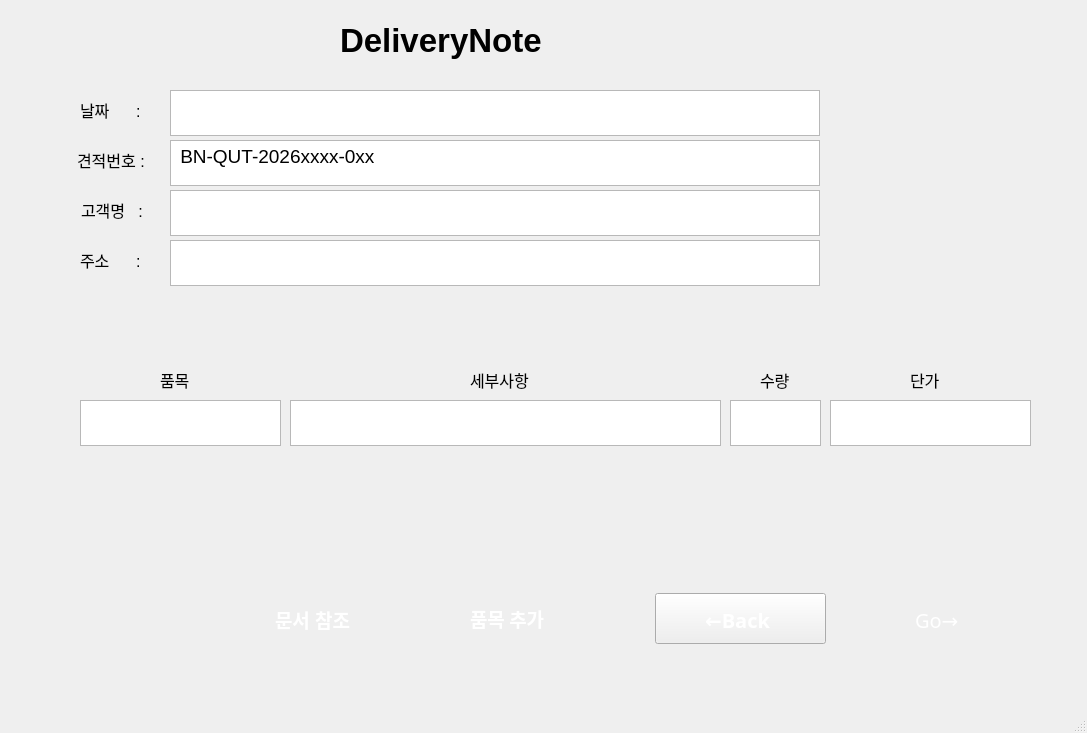
<?xml version="1.0" encoding="UTF-8"?>
<ui version="4.0">
 <class>MainWindow</class>
 <widget class="QMainWindow" name="MainWindow">
  <property name="geometry">
   <rect>
    <x>0</x>
    <y>0</y>
    <width>1087</width>
    <height>733</height>
   </rect>
  </property>
  <property name="windowTitle">
   <string>MainWindow</string>
  </property>
  <widget class="QWidget" name="centralwidget">
   <widget class="QLabel" name="label">
    <property name="geometry">
     <rect>
      <x>81</x>
      <y>190</y>
      <width>80</width>
      <height>40</height>
     </rect>
    </property>
    <property name="font">
     <font>
      <pointsize>12</pointsize>
     </font>
    </property>
    <property name="text">
     <string>고객명   :</string>
    </property>
   </widget>
   <widget class="QLabel" name="label_2">
    <property name="geometry">
     <rect>
      <x>80</x>
      <y>90</y>
      <width>80</width>
      <height>40</height>
     </rect>
    </property>
    <property name="font">
     <font>
      <pointsize>12</pointsize>
     </font>
    </property>
    <property name="text">
     <string>날짜      :</string>
    </property>
   </widget>
   <widget class="QLabel" name="label_3">
    <property name="geometry">
     <rect>
      <x>77</x>
      <y>140</y>
      <width>80</width>
      <height>40</height>
     </rect>
    </property>
    <property name="font">
     <font>
      <pointsize>12</pointsize>
     </font>
    </property>
    <property name="text">
     <string>견적번호 :</string>
    </property>
   </widget>
   <widget class="QLabel" name="label_4">
    <property name="geometry">
     <rect>
      <x>80</x>
      <y>240</y>
      <width>80</width>
      <height>40</height>
     </rect>
    </property>
    <property name="font">
     <font>
      <pointsize>12</pointsize>
     </font>
    </property>
    <property name="text">
     <string>주소      :  </string>
    </property>
   </widget>
   <widget class="QLabel" name="label_5">
    <property name="geometry">
     <rect>
      <x>160</x>
      <y>360</y>
      <width>41</width>
      <height>40</height>
     </rect>
    </property>
    <property name="font">
     <font>
      <pointsize>12</pointsize>
     </font>
    </property>
    <property name="text">
     <string>품목</string>
    </property>
   </widget>
   <widget class="QLabel" name="label_6">
    <property name="geometry">
     <rect>
      <x>470</x>
      <y>360</y>
      <width>80</width>
      <height>40</height>
     </rect>
    </property>
    <property name="font">
     <font>
      <pointsize>12</pointsize>
     </font>
    </property>
    <property name="text">
     <string>세부사항</string>
    </property>
   </widget>
   <widget class="QLabel" name="label_7">
    <property name="geometry">
     <rect>
      <x>760</x>
      <y>360</y>
      <width>41</width>
      <height>40</height>
     </rect>
    </property>
    <property name="font">
     <font>
      <pointsize>12</pointsize>
     </font>
    </property>
    <property name="text">
     <string>수량</string>
    </property>
   </widget>
   <widget class="QLabel" name="label_8">
    <property name="geometry">
     <rect>
      <x>910</x>
      <y>360</y>
      <width>31</width>
      <height>40</height>
     </rect>
    </property>
    <property name="font">
     <font>
      <pointsize>12</pointsize>
     </font>
    </property>
    <property name="text">
     <string>단가</string>
    </property>
   </widget>
   <widget class="QTextBrowser" name="Date_textBrowser">
    <property name="geometry">
     <rect>
      <x>170</x>
      <y>90</y>
      <width>650</width>
      <height>46</height>
     </rect>
    </property>
   </widget>
   <widget class="QTextBrowser" name="Number_textBrowse">
    <property name="geometry">
     <rect>
      <x>170</x>
      <y>140</y>
      <width>650</width>
      <height>46</height>
     </rect>
    </property>
    <property name="html">
     <string>&lt;!DOCTYPE HTML PUBLIC &quot;-//W3C//DTD HTML 4.0//EN&quot; &quot;http://www.w3.org/TR/REC-html40/strict.dtd&quot;&gt;
&lt;html&gt;&lt;head&gt;&lt;meta name=&quot;qrichtext&quot; content=&quot;1&quot; /&gt;&lt;meta charset=&quot;utf-8&quot; /&gt;&lt;style type=&quot;text/css&quot;&gt;
p, li { white-space: pre-wrap; }
hr { height: 1px; border-width: 0; }
li.unchecked::marker { content: &quot;\2610&quot;; }
li.checked::marker { content: &quot;\2612&quot;; }
&lt;/style&gt;&lt;/head&gt;&lt;body style=&quot; font-family:'맑은 고딕'; font-size:9pt; font-weight:400; font-style:normal;&quot;&gt;
&lt;p style=&quot; margin-top:0px; margin-bottom:0px; margin-left:0px; margin-right:0px; -qt-block-indent:0; text-indent:0px;&quot;&gt;&lt;span style=&quot; font-size:14pt;&quot;&gt; BN-QUT-2026xxxx-0xx&lt;/span&gt;&lt;/p&gt;&lt;/body&gt;&lt;/html&gt;</string>
    </property>
   </widget>
   <widget class="QTextBrowser" name="Address_textBrowse">
    <property name="geometry">
     <rect>
      <x>170</x>
      <y>240</y>
      <width>650</width>
      <height>46</height>
     </rect>
    </property>
   </widget>
   <widget class="QTextBrowser" name="Name_textBrowse">
    <property name="geometry">
     <rect>
      <x>170</x>
      <y>190</y>
      <width>650</width>
      <height>46</height>
     </rect>
    </property>
   </widget>
   <widget class="QTextBrowser" name="Description_textBrowse">
    <property name="geometry">
     <rect>
      <x>290</x>
      <y>400</y>
      <width>431</width>
      <height>46</height>
     </rect>
    </property>
   </widget>
   <widget class="QTextBrowser" name="UnitPrice_textBrowse">
    <property name="geometry">
     <rect>
      <x>830</x>
      <y>400</y>
      <width>201</width>
      <height>46</height>
     </rect>
    </property>
   </widget>
   <widget class="QTextBrowser" name="Quantity_textBrowse">
    <property name="geometry">
     <rect>
      <x>730</x>
      <y>400</y>
      <width>91</width>
      <height>46</height>
     </rect>
    </property>
   </widget>
   <widget class="QTextBrowser" name="Item_textBrowse">
    <property name="geometry">
     <rect>
      <x>80</x>
      <y>400</y>
      <width>201</width>
      <height>46</height>
     </rect>
    </property>
   </widget>
   <widget class="QPushButton" name="Go_pushButton">
    <property name="geometry">
     <rect>
      <x>855</x>
      <y>593</y>
      <width>171</width>
      <height>51</height>
     </rect>
    </property>
    <property name="text">
     <string/>
    </property>
    <property name="icon">
     <iconset>
      <normaloff>../ICON/그림2.png</normaloff>../ICON/그림2.png</iconset>
    </property>
    <property name="iconSize">
     <size>
      <width>171</width>
      <height>51</height>
     </size>
    </property>
    <property name="flat">
     <bool>true</bool>
    </property>
   </widget>
   <widget class="QPushButton" name="Back_pushButton">
    <property name="geometry">
     <rect>
      <x>655</x>
      <y>593</y>
      <width>171</width>
      <height>51</height>
     </rect>
    </property>
    <property name="text">
     <string/>
    </property>
    <property name="icon">
     <iconset>
      <normaloff>../ICON/그림1.png</normaloff>../ICON/그림1.png</iconset>
    </property>
    <property name="iconSize">
     <size>
      <width>171</width>
      <height>51</height>
     </size>
    </property>
   </widget>
   <widget class="QLabel" name="label_10">
    <property name="geometry">
     <rect>
      <x>340</x>
      <y>20</y>
      <width>221</width>
      <height>41</height>
     </rect>
    </property>
    <property name="font">
     <font>
      <pointsize>25</pointsize>
      <bold>true</bold>
     </font>
    </property>
    <property name="text">
     <string>DeliveryNote</string>
    </property>
   </widget>
   <widget class="QLabel" name="label_11">
    <property name="geometry">
     <rect>
      <x>915</x>
      <y>612</y>
      <width>61</width>
      <height>16</height>
     </rect>
    </property>
    <property name="font">
     <font>
      <family>한컴 말랑말랑 Bold</family>
      <pointsize>15</pointsize>
     </font>
    </property>
    <property name="styleSheet">
     <string notr="true">color: rgb(247, 247, 247);
color: rgb(255, 255, 255);</string>
    </property>
    <property name="text">
     <string>Go→</string>
    </property>
   </widget>
   <widget class="QLabel" name="label_12">
    <property name="geometry">
     <rect>
      <x>705</x>
      <y>612</y>
      <width>71</width>
      <height>16</height>
     </rect>
    </property>
    <property name="font">
     <font>
      <family>한컴 말랑말랑 Bold</family>
      <pointsize>15</pointsize>
      <bold>true</bold>
     </font>
    </property>
    <property name="styleSheet">
     <string notr="true">color: rgb(239, 239, 239);
color: rgb(255, 255, 255);</string>
    </property>
    <property name="text">
     <string>←Back</string>
    </property>
   </widget>
   <widget class="QPushButton" name="Plus_pushButton">
    <property name="geometry">
     <rect>
      <x>590</x>
      <y>591</y>
      <width>41</width>
      <height>31</height>
     </rect>
    </property>
    <property name="text">
     <string/>
    </property>
    <property name="icon">
     <iconset>
      <normaloff>../plus_icon.png</normaloff>../plus_icon.png</iconset>
    </property>
    <property name="flat">
     <bool>true</bool>
    </property>
   </widget>
   <widget class="QPushButton" name="Minus_pushButton">
    <property name="geometry">
     <rect>
      <x>590</x>
      <y>620</y>
      <width>41</width>
      <height>31</height>
     </rect>
    </property>
    <property name="text">
     <string/>
    </property>
    <property name="icon">
     <iconset>
      <normaloff>../minus_icon.png</normaloff>../minus_icon.png</iconset>
    </property>
    <property name="flat">
     <bool>true</bool>
    </property>
   </widget>
   <widget class="QPushButton" name="pushButton_3">
    <property name="geometry">
     <rect>
      <x>425</x>
      <y>593</y>
      <width>171</width>
      <height>51</height>
     </rect>
    </property>
    <property name="text">
     <string/>
    </property>
    <property name="icon">
     <iconset>
      <normaloff>../ICON/그림11.png</normaloff>../ICON/그림11.png</iconset>
    </property>
    <property name="iconSize">
     <size>
      <width>171</width>
      <height>51</height>
     </size>
    </property>
    <property name="flat">
     <bool>true</bool>
    </property>
   </widget>
   <widget class="QLabel" name="label_9">
    <property name="geometry">
     <rect>
      <x>470</x>
      <y>608</y>
      <width>101</width>
      <height>21</height>
     </rect>
    </property>
    <property name="font">
     <font>
      <family>맑은 고딕</family>
      <pointsize>14</pointsize>
      <bold>true</bold>
     </font>
    </property>
    <property name="styleSheet">
     <string notr="true">color: rgb(235, 235, 235);
color: rgb(255, 255, 255);</string>
    </property>
    <property name="text">
     <string>품목 추가</string>
    </property>
   </widget>
   <widget class="QPushButton" name="Go_pushButton_2">
    <property name="geometry">
     <rect>
      <x>230</x>
      <y>593</y>
      <width>171</width>
      <height>51</height>
     </rect>
    </property>
    <property name="text">
     <string/>
    </property>
    <property name="icon">
     <iconset>
      <normaloff>../ICON/그림2.png</normaloff>../ICON/그림2.png</iconset>
    </property>
    <property name="iconSize">
     <size>
      <width>171</width>
      <height>51</height>
     </size>
    </property>
    <property name="flat">
     <bool>true</bool>
    </property>
   </widget>
   <widget class="QLabel" name="label_13">
    <property name="geometry">
     <rect>
      <x>275</x>
      <y>609</y>
      <width>91</width>
      <height>21</height>
     </rect>
    </property>
    <property name="font">
     <font>
      <pointsize>14</pointsize>
      <bold>true</bold>
     </font>
    </property>
    <property name="styleSheet">
     <string notr="true">color: rgb(240, 240, 240);
color: rgb(255, 255, 255);</string>
    </property>
    <property name="text">
     <string>문서 참조</string>
    </property>
   </widget>
  </widget>
  <widget class="QMenuBar" name="menubar">
   <property name="geometry">
    <rect>
     <x>0</x>
     <y>0</y>
     <width>1087</width>
     <height>33</height>
    </rect>
   </property>
  </widget>
  <widget class="QStatusBar" name="statusbar"/>
 </widget>
 <resources/>
 <connections/>
</ui>
